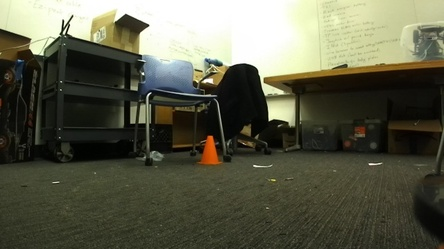
#> input picture visual_servoing/scripts/computer_vision/test_images_cone/test17.jpg, 444 x 249 px, shrunk from 640 x 360 before the run
$ python color_segmentation.py   (older library calls are emulated)
#> lines starting #> are read from the running program, lines starting #| are printed output that depends on the picture; after the words box and inside, x2 and y2 are one past the last pixel; in counts of white or black regions, pixels touching at a corner belong together
#> further down, img_processed is the input picture: shape (249, 444, 3); mean B, G, R 74.4, 92.9, 92.2
import cv2
import numpy as np
import pdb
import os

#################### X-Y CONVENTIONS #########################
# 0,0  X  > > > > >
#
#  Y
#
#  v  This is the image. Y increases downwards, X increases rightwards
#  v  Please return bounding boxes as ((xmin, ymin), (xmax, ymax))
#  v
#  v
#  v
###############################################################

def image_print(img):
	"""
	Helper function to print out images, for debugging. Pass them in as a list.
	Press any key to continue.
	"""
	cv2.imshow("image", img)
	cv2.waitKey(0)
	cv2.destroyAllWindows()

def cd_color_segmentation(img, template=None, debugging=0):
	"""
	Implement the cone detection using color segmentation algorithm
	Input:
		img: np.3darray; the input image with a cone to be detected. BGR.
		template_file_path; Not required, but can optionally be used to automate setting hue filter values.
	Return:
		bbox: ((x1, y1), (x2, y2)); the bounding box of the cone, unit in px
				(x1, y1) is the top left of the bbox and (x2, y2) is the bottom right of the bbox
	"""
#> called with template = './test_images_cone/bad1.png', debugging = 1
	########## YOUR CODE STARTS HERE ##########

	# Useful Params
	HSV = np.array([179/360, 255/100, 255/100])
	kernel=np.ones((3,3), np.uint8)

	# [23 lines of commented-out code are left out]
	min_hsv = np.array([6, 158, 168]) #23, 249, 254
	max_hsv = np.array([27, 255, 255])
	hsv_img = cv2.cvtColor(img,cv2.COLOR_BGR2HSV)
#> hsv_img: shape (249, 444, 3); mean H, S, V 33.7, 80.7, 94.9

	# Mask, erode to remove outliers, dilate to solidify cone outline
	mask = cv2.inRange(hsv_img, min_hsv, max_hsv)
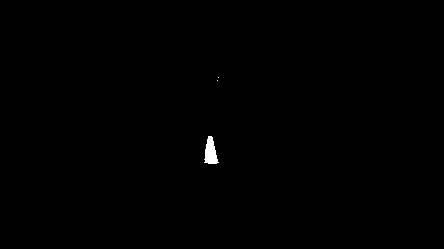
#> mask: shape (249, 444); 0.24% white; 3 white regions (2 under 20 px), largest, box (x1, y1, x2, y2) and area: (204, 136, 219, 164) 267
	img_erosion = cv2.erode(mask, kernel, iterations=1)
#> img_erosion: shape (249, 444); 0.17% white; 1 white region, box (x1, y1, x2, y2) and area: (206, 137, 217, 163) 186
	img_dilation = cv2.dilate(img_erosion, kernel, iterations=3)
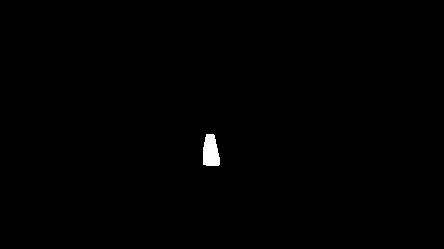
#> img_dilation: shape (249, 444); 0.4% white; 1 white region

	image, contour, hierarchy = cv2.findContours(img_dilation, cv2.RETR_EXTERNAL, cv2.CHAIN_APPROX_SIMPLE)
#> contour = 1 contour; box (x1, y1, x2, y2) and area: (203, 134, 220, 166) 402
	sorted_contours=sorted(contour, key=cv2.contourArea, reverse=True)
#> sorted_contours has the same summary as contour
	# print(contour.shape)

	if len(contour)==0:
		bounding_box = ((0,0),(0,0))
	else:
		x,y,w,h = cv2.boundingRect(sorted_contours[0])
#> x = 203; y = 134; w = 17; h = 32
		bounding_box = ((x,y),(x+w,y+h))
#> bounding_box = ((203, 134), (220, 166))
	# print(bounding_box)


	# Debugging image surfaces
	if(debugging):
		cv2.imshow('initial', img)
		cv2.imshow('Input', mask)
		cv2.imshow('Erosion', img_erosion)
		cv2.imshow('Dilation', img_dilation)
		image_processed =  img
		image_final = cv2.rectangle(img_processed, bounding_box[0], bounding_box[1], (255,0,0), 2)
		cv2.imshow('Final', image_final)
		cv2.waitKey(0)
		# image_print(mask)
		image_final = cv2.rectangle(img, bounding_box[0], bounding_box[1], (255,0,0), 2)
		image_print(image_final)
	########### YOUR CODE ENDS HERE ###########

	# Return bounding box
	return bounding_box

def clickBGR(event, x, y, flags, params):
	hsv_img = cv2.cvtColor(params,cv2.COLOR_BGR2HSV)
	cv2.imshow('hsv', hsv_img)
	if event == cv2.EVENT_LBUTTONDOWN:
		minx = x
		miny = y
		min_hsv = hsv_img[y][x]
		print([minx, miny])
		print(min_hsv)

	# return min_hsv, max_hsv

if __name__ == "__main__":

	img_path = "./test_images_cone/test17.jpg"
	# cone_template = "./test_images_cone/cone_template.png"
	cone_template = "./test_images_cone/bad1.png"

	img_processed = cv2.imread(img_path)
	# template_data = cv2.imread(img_path, cv2.IMREAD_UNCHANGED)
	# img_processed = template_data[:,:,:3]

	img_processed = cv2.imread(img_path)
	# print(img_processed)

	# Find hsv using template
	cd_color_segmentation(img_processed, template=cone_template, debugging=1)

	# Check after finding hsv valu
	# cd_color_segmentation(img_processed, debugging=1)

$ run again, with visual_servoing/scripts/computer_vision/test_images_cone/test1.jpg copied over visual_servoing/scripts/computer_vision/test_images_cone/test17.jpg
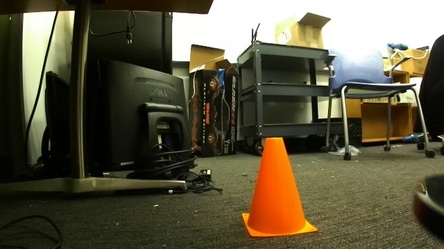
#> input picture visual_servoing/scripts/computer_vision/test_images_cone/test1.jpg, 444 x 249 px, shrunk from 640 x 360 before the run
#> img_processed is the input picture: shape (249, 444, 3); mean B, G, R 64.4, 86.8, 92.8
#> hsv_img: shape (249, 444, 3); mean H, S, V 30.3, 118.6, 95
#> in cd_color_segmentation, `mask = cv2.inRange(hsv_img, min_hsv, max_hsv)`:
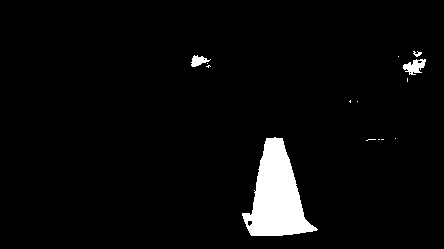
#> mask: shape (249, 444); 4% white; 14 white regions (10 under 20 px), largest, box (x1, y1, x2, y2) and area: (242, 137, 318, 236) 4052, (403, 59, 426, 75) 217, (191, 55, 211, 67) 132, (413, 51, 422, 57) 29
#> img_erosion: shape (249, 444); 3.5% white; 4 white regions (1 under 20 px), largest, box (x1, y1, x2, y2) and area: (243, 139, 316, 235) 3677, (404, 61, 424, 72) 103, (193, 57, 205, 66) 66
#> in cd_color_segmentation, `img_dilation = cv2.dilate(img_erosion, kernel, iterations=3)`:
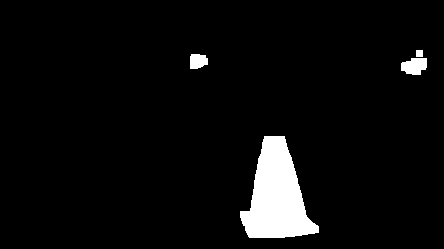
#> img_dilation: shape (249, 444); 4.9% white; 4 white regions
#> contour = 4 contours; box (x1, y1, x2, y2) and area: (240, 136, 319, 238) 4619, (401, 58, 427, 75) 311, (190, 54, 208, 69) 200, (416, 50, 423, 57) 36
#> sorted_contours has the same summary as contour
#> x = 240; y = 136; w = 79; h = 102
#> bounding_box = ((240, 136), (319, 238))

$ run again, with visual_servoing/scripts/computer_vision/test_images_cone/test10.jpg copied over visual_servoing/scripts/computer_vision/test_images_cone/test17.jpg
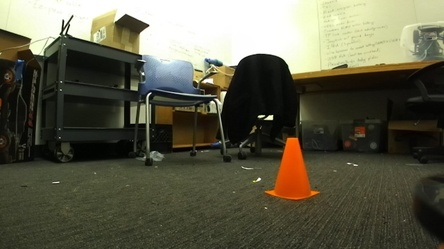
#> input picture visual_servoing/scripts/computer_vision/test_images_cone/test10.jpg, 444 x 249 px, shrunk from 640 x 360 before the run
#> img_processed is the input picture: shape (249, 444, 3); mean B, G, R 74.5, 93.1, 94.5
#> hsv_img: shape (249, 444, 3); mean H, S, V 33, 81, 97
#> in cd_color_segmentation, `mask = cv2.inRange(hsv_img, min_hsv, max_hsv)`:
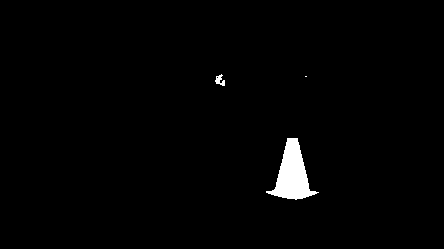
#> mask: shape (249, 444); 1.5% white; 3 white regions (1 under 20 px), largest, box (x1, y1, x2, y2) and area: (266, 138, 319, 200) 1536, (215, 74, 225, 86) 66
#> img_erosion: shape (249, 444); 1.2% white; 3 white regions (2 under 20 px), largest, box (x1, y1, x2, y2) and area: (269, 139, 315, 198) 1312
#> in cd_color_segmentation, `img_dilation = cv2.dilate(img_erosion, kernel, iterations=3)`:
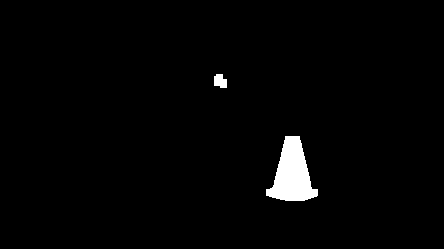
#> img_dilation: shape (249, 444); 1.9% white; 2 white regions
#> contour = 2 contours; box (x1, y1, x2, y2) and area: (266, 136, 318, 201) 1881, (214, 74, 227, 88) 122
#> sorted_contours has the same summary as contour
#> x = 266; y = 136; w = 52; h = 65
#> bounding_box = ((266, 136), (318, 201))
